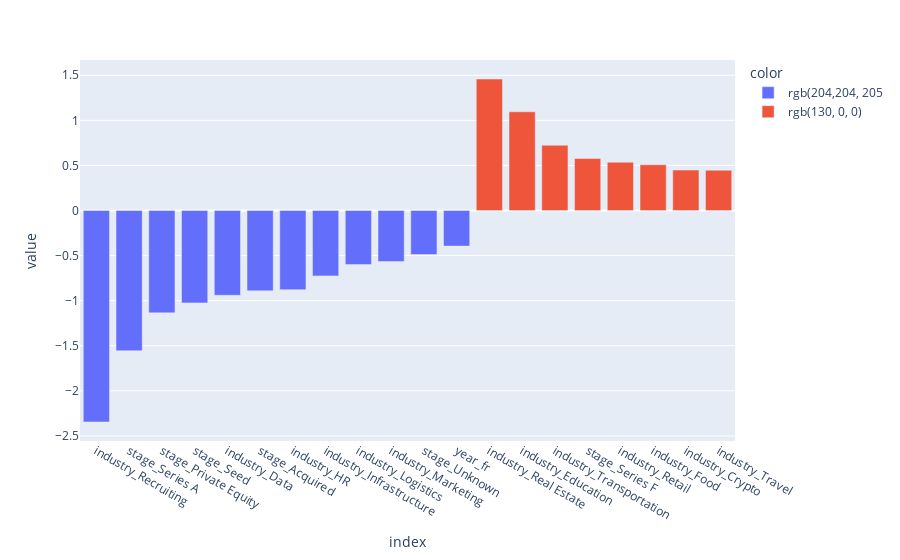

This figure's notebook cell:
### Code cell
feat_importance = coef_df.sort_values(by='coef_abs', ascending=False)[:20]

y=np.array(feat_importance['coef'])
color=np.array(['rgb(255,255,255)']*y.shape[0])
color[y<0]='rgb(204,204, 205)'
color[y>=0]='rgb(130, 0, 0)'

data=[dict(type='bar',
       y=y,
       marker=dict(color=color.tolist()) 
      )]


fig = px.bar(feat_importance['coef'], color=data[0]['marker']['color'])
fig.show()

### Figure 1 — Plotly figure (JSON) as saved in the notebook; plotly's stock layout.template omitted (floating-point values rounded to 4 significant figures)
{"data": [{"alignmentgroup": "True", "hovertemplate": "color=rgb(204,204, 205<br>index=%{x}<br>value=%{y}<extra></extra>", "legendgroup": "rgb(204,204, 205", "marker": {"color": "#636efa", "pattern": {"shape": ""}}, "name": "rgb(204,204, 205", "offsetgroup": "rgb(204,204, 205", "orientation": "v", "showlegend": true, "textposition": "auto", "type": "bar", "x": ["industry_Recruiting", "stage_Series A", "stage_Private Equity", "stage_Seed", "industry_Data", "stage_Acquired", "industry_HR", "industry_Infrastructure", "industry_Logistics", "industry_Marketing", "stage_Unknown", "year_fr"], "xaxis": "x", "y": [-2.345, -1.556, -1.135, -1.025, -0.9407, -0.8915, -0.8787, -0.7251, -0.5999, -0.5667, -0.4886, -0.3948], "yaxis": "y"}, {"alignmentgroup": "True", "hovertemplate": "color=rgb(130, 0, 0)<br>index=%{x}<br>value=%{y}<extra></extra>", "legendgroup": "rgb(130, 0, 0)", "marker": {"color": "#EF553B", "pattern": {"shape": ""}}, "name": "rgb(130, 0, 0)", "offsetgroup": "rgb(130, 0, 0)", "orientation": "v", "showlegend": true, "textposition": "auto", "type": "bar", "x": ["industry_Real Estate", "industry_Education", "industry_Transportation", "stage_Series F", "industry_Retail", "industry_Food", "industry_Crypto", "industry_Travel"], "xaxis": "x", "y": [1.458, 1.095, 0.7238, 0.5765, 0.5351, 0.5076, 0.4487, 0.4469], "yaxis": "y"}], "layout": {"barmode": "relative", "legend": {"title": {"text": "color"}, "tracegroupgap": 0}, "margin": {"t": 60}, "xaxis": {"anchor": "y", "domain": [0, 1], "title": {"text": "index"}}, "yaxis": {"anchor": "x", "domain": [0, 1], "title": {"text": "value"}}}}
